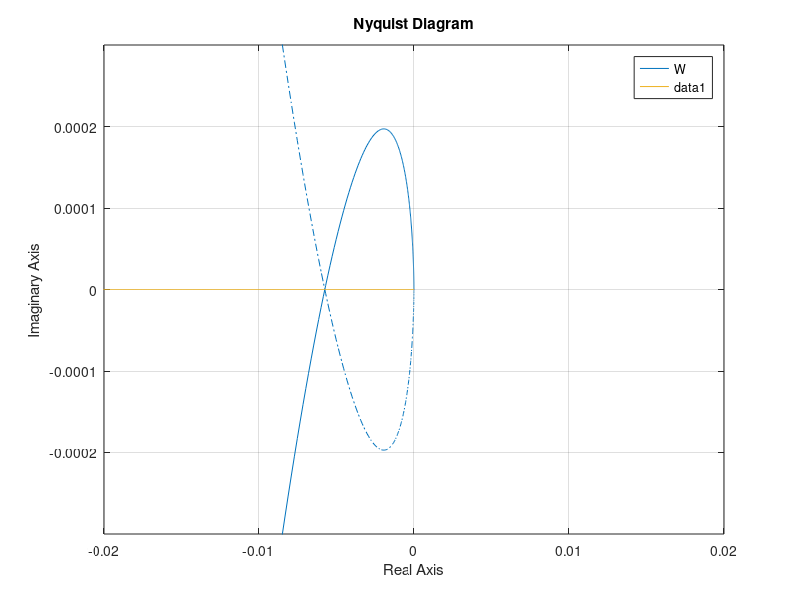

This chart was generated by the following MATLAB code:
clc
clear
close all
W=tf(0.3,[0.0001 0.0401 0.13 0]); 
nyquist(W); 
A=0:0.001:10; 
N=96./(pi.*A); 
N1=-1./N;
hold on 
plot(real(N1),imag(N1)); 
axis([-0.02 0.02 -0.0003 0.0003])
